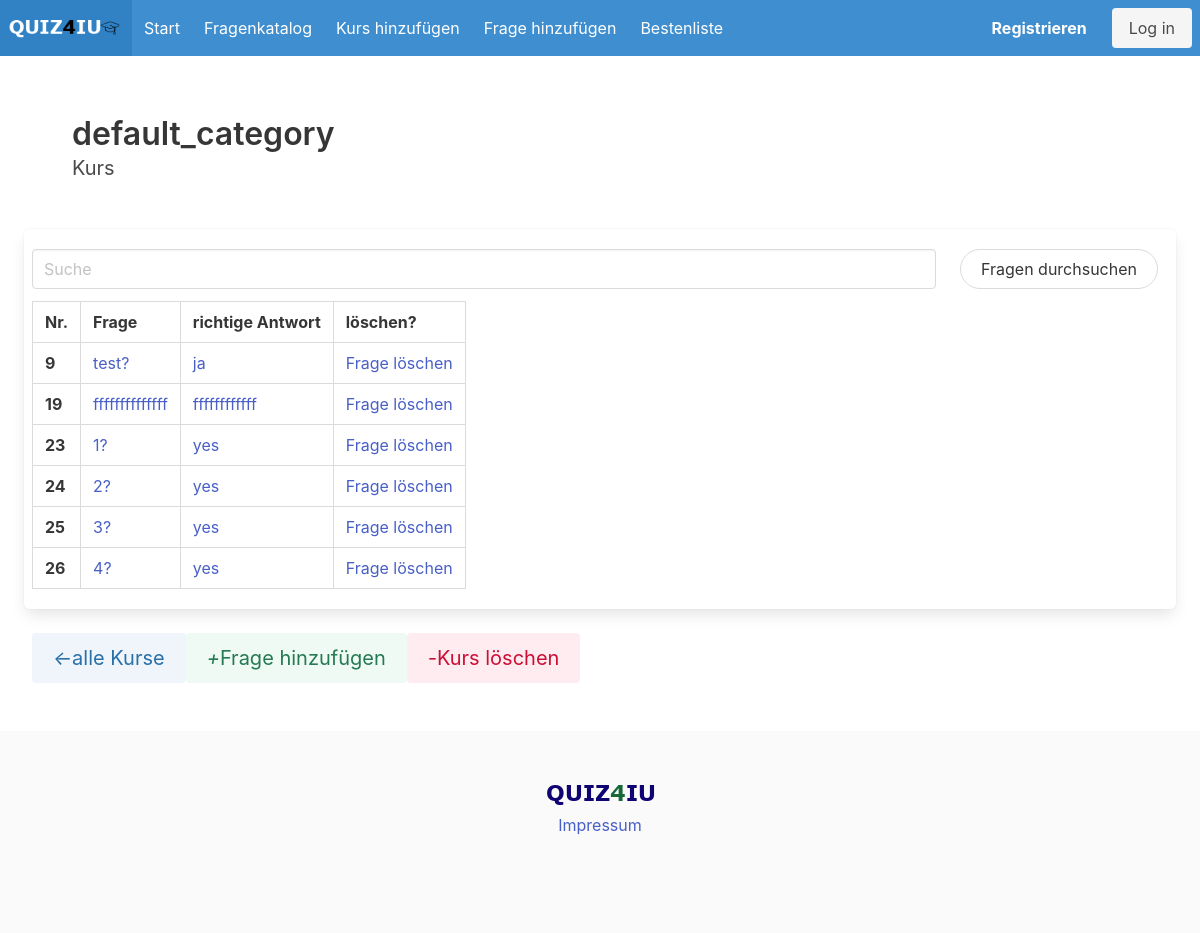
/category_catalog/1/, run on an earlier commit of the app's database.
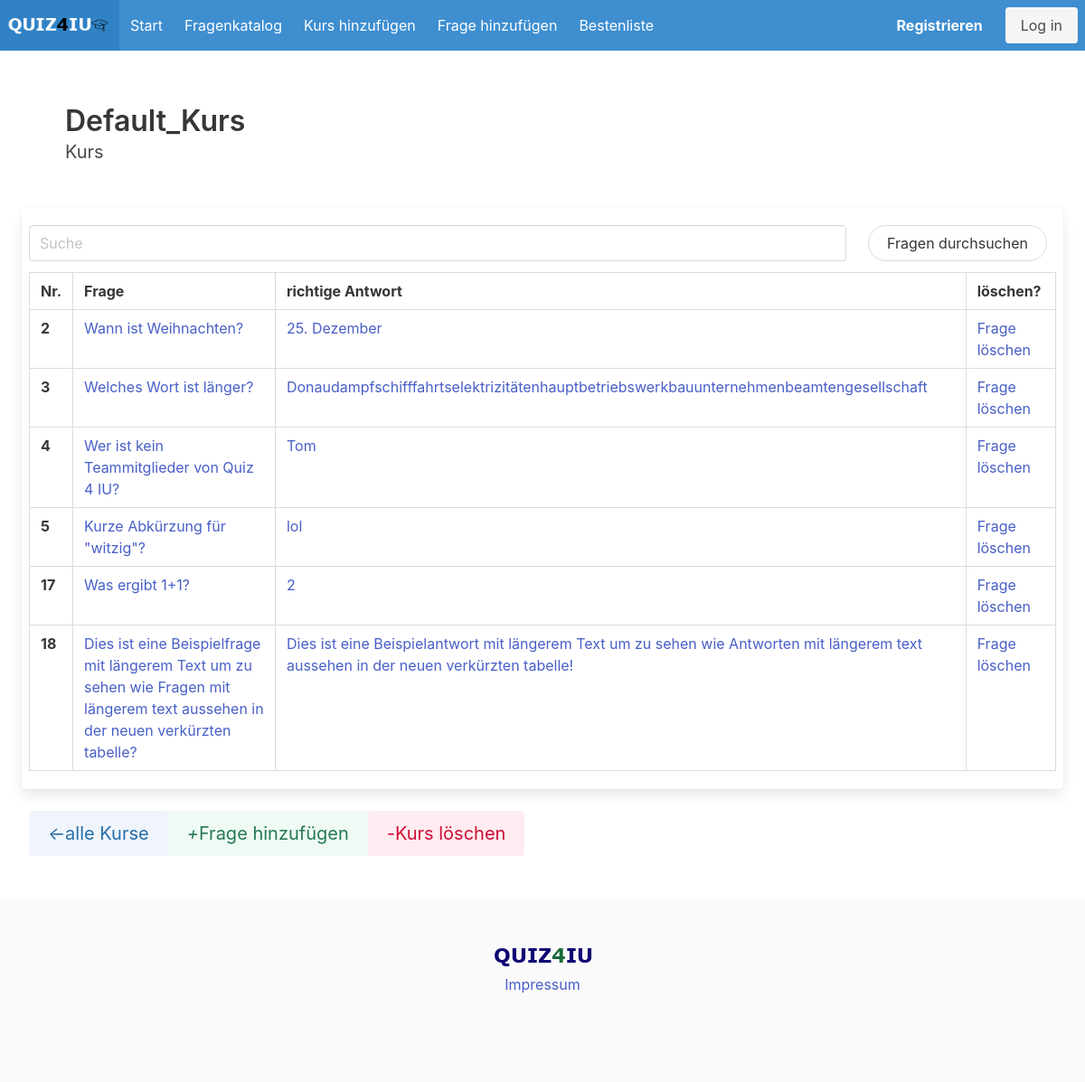
And on a later commit of the database.
### quiz/models.py (models this page shows, shortened)
class Category(models.Model):
    name = models.CharField(max_length = 100)
    def __str__(self):
        return self.name

class Question(models.Model):
    category = models.ForeignKey(Category, on_delete=models.CASCADE,default=getdefault)
    question = models.TextField()
    answer_correct = models.CharField(max_length = 200)
    answer_wrong_1 = models.CharField(max_length = 200)
    answer_wrong_2 = models.CharField(max_length = 200)
    answer_wrong_3 = models.CharField(max_length = 200)
    answer_reason_1 = models.CharField(max_length = 200)
    answer_reason_2 = models.CharField(max_length = 200)
    answer_reason_3 = models.CharField(max_length = 200)
    date = models.DateTimeField(auto_now_add=True)

### quiz/views.py (the view)
# urls.py: path('category_catalog/<int:category_id>/',views.category_catalog, name="category_catalog"),
def category_catalog(request,category_id):
    q = request.GET.get('q') if request.GET.get('q') != None else ''
    category = Category.objects.get(id=category_id)
    questions = Question.objects.filter(category=category).filter(
        Q(question__icontains=q)
    )
    context = {'questions':questions, 'category':category}
    return render(request,'fragenkatalog.html',context)

### quiz/templates/fragenkatalog.html
{% extends 'base_layout.html' %}
{% block content %}
<section class="section">
    <p class="title">
      {{category}}
    </p>
    <p class="subtitle">
      Kurs
    </p>
</section>
<div="px-2">
<div class="box px-2">
  <form method="GET" action="">
    <div class="columns">
      <div class="column is-four-fifths">
        <input class="input mb-3" type="text" placeholder="Suche" name="q">
      </div>
      <div class="column">
        <button class="button is-rounded mb-3" type="submit">Fragen durchsuchen</button>
      </div>
    </div>
  </form>
  <table class="table is-hoverable is-bordered">
    <thead>
        <tr>
          <th>Nr.</th>
          <th>Frage</th>
          <th>richtige Antwort</th>
          <th>löschen?</th>
          </tr>
    </thead>
    <tbody>
      {% for question in questions %}
      <tr>
          <th>{{question.id}}</th>
          <td class="tdOverflowBig"><a href="{% url 'update_question' question.id %}">{{question.question}}</a></td>
          <td class="tdOverflow"><a href="{% url 'update_question' question.id %}">{{question.answer_correct}}</a></td>
          <td><a href="{% url 'delete_question' question.id %}">Frage löschen</a></td>
      </tr>
    </tbody>
    {% endfor%}
  </table>
</div>
<div class="buttons has-addons px-2">
  <a href="{% url 'categorylist' %}">
    <button class="button is-medium is-info is-light">
        <i>←</i>
          alle Kurse
    </button>
  </a>
      <a href="{% url 'create_question_defaultcategory' category.id %}">
        <button class="button is-medium is-success is-light">
        <i>+</i>
          Frage hinzufügen
        </button>
      </a>
      <a href="{% url 'delete_category' category.id %}">
      <button class="button is-medium is-danger is-light">
        <i>-</i>
          Kurs löschen
      </button>
    </a>
  </div>
</div>
{% endblock %}

What changed in the data, as far as the page shows it:
removed Question: id "9", question "test?", answer_correct "ja"
removed Question: id "19", question "ffffffffffffff", answer_correct "ffffffffffff"
no longer on this page (row edited): Question: id "23", question "1?", answer_correct "yes"
no longer on this page (row edited): Question: id "24", question "2?", answer_correct "yes"
no longer on this page (row edited): Question: id "25", question "3?", answer_correct "yes"
no longer on this page (row edited): Question: id "26", question "4?", answer_correct "yes"
changed Category: name "default_category" → "Default_Kurs"
added Question: id "2", question "Wann ist Weihnachten?", answer_correct "25. Dezember"
added Question: id "3", question "Welches Wort ist länger?", answer_correct "Donaudampfschifffahrtselektrizitätenhauptbetriebswerkbauunternehmenbeamtengesellschaft"
added Question: id "4", question "Wer ist kein Teammitglieder von Quiz 4 IU?", answer_correct "Tom"
added Question: id "5", question "Kurze Abkürzung für \"witzig\"?", answer_correct "lol"
now on this page (row edited): Question: id "17", question "Was ergibt 1+1?", answer_correct "2"
now on this page (row edited): Question: id "18", question "Dies ist eine Beispielfrage mit längerem Text um zu sehen wie Fragen mit längerem text aussehen in der neuen verkürzten tabelle?", answer_correct "Dies ist eine Beispielantwort mit längerem Text um zu sehen wie Antworten mit längerem text aussehen in der neuen verkürzten tabelle!"
